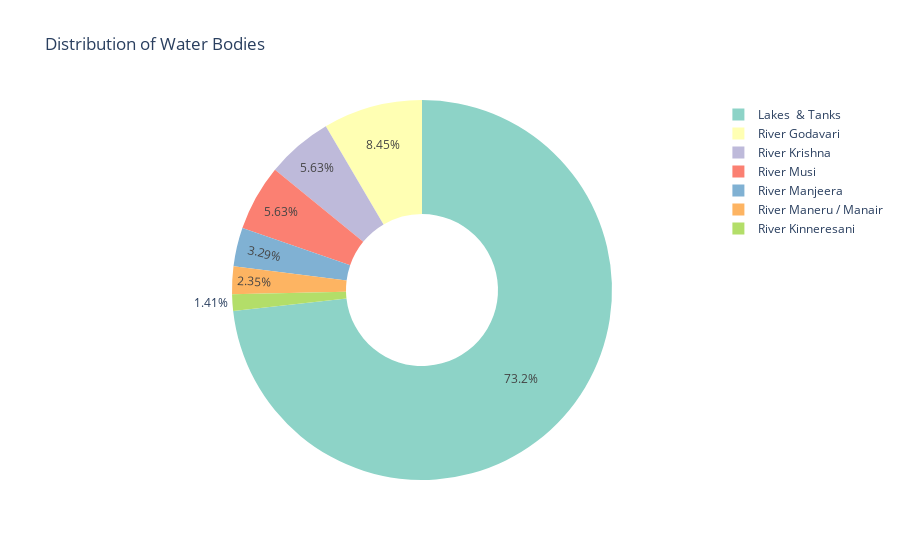

Notebook code cell kept with this figure:
### Code cell
# Water bodies distribution
print('Water Bodies Distribution:')
print(df['water_bodies'].value_counts())

fig = px.pie(df, names='water_bodies', title='Distribution of Water Bodies',
             hole=0.4, color_discrete_sequence=px.colors.qualitative.Set3)
fig.show()

### Figure 1 — Plotly figure (JSON) as saved in the notebook; plotly's stock layout.template omitted (floating-point values rounded to 4 significant figures; data arrays with more than 128 entries replaced by an {"elided": "..."} marker saying what was removed)
{"data": [{"domain": {"x": [0, 1], "y": [0, 1]}, "hole": 0.4, "hovertemplate": "water_bodies=%{label}<extra></extra>", "labels": {"elided": "213 str values"}, "legendgroup": "", "name": "", "showlegend": true, "type": "pie"}], "layout": {"legend": {"tracegroupgap": 0}, "piecolorway": ["rgb(141,211,199)", "rgb(255,255,179)", "rgb(190,186,218)", "rgb(251,128,114)", "rgb(128,177,211)", "rgb(253,180,98)", "rgb(179,222,105)", "rgb(252,205,229)", "rgb(217,217,217)", "rgb(188,128,189)", "rgb(204,235,197)", "rgb(255,237,111)"], "title": {"text": "Distribution of Water Bodies"}}}
